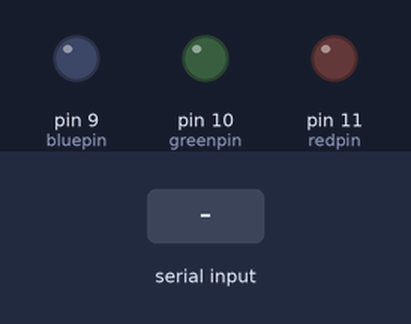
Simulated run of this sketch. Board: Arduino Uno, built with avr-gcc and run on an emulated ATmega328P. On the bench: output pins drawn as LEDs (lit = HIGH). The test bench sets the inputs (shaded band).

Above: at 1.2 s.
1.3 s: "R" received over Serial
At 2.4 s:
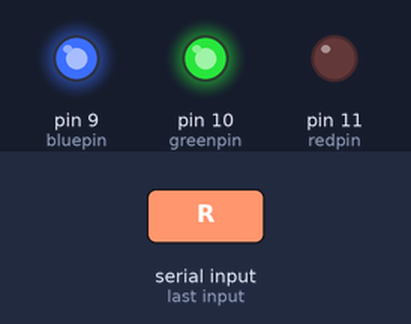
3.5 s: "B" received over Serial
At 5.1 s:
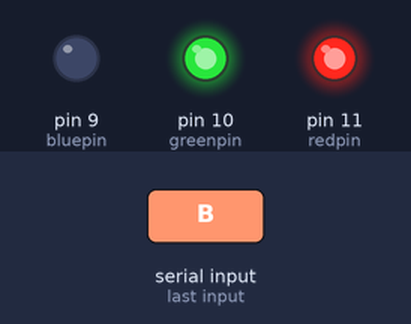
5.5 s: "Y" received over Serial
At 6.6 s:
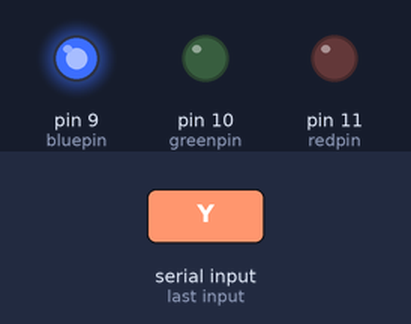
Timing chart, 0 to 8.5 s (numbered marks = the images above; inputs shaded):
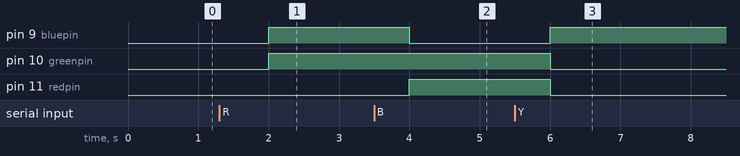

The sketch:

changecolorled.ino
```cpp
int val;
int redpin = 11;
int greenpin = 10;
int bluepin = 9;

void setup() {
  Serial.begin(9600);
  pinMode(redpin,OUTPUT);
  pinMode(greenpin,OUTPUT);
  pinMode(bluepin,OUTPUT);
}

void loop() {
  val = Serial.read();
  if(val == 'R') {
    setColor(255,0,0);
  }
  if(val == 'B'){
    setColor(0,0,255);
  }
  if(val == 'Y'){
    setColor(255,255,0);
  }
  delay(1000);


}

void setColor(int red, int green, int blue) {
  red = 255 - red;
  green = 255 - green;
  blue = 255 - blue;
  analogWrite(redpin,red);
  analogWrite(greenpin,green);
  analogWrite(bluepin,blue);
}
```

Measured:
- after the input at 1.3 s, pin 9 (bluepin), pin 10 (greenpin): LOW → HIGH after 0.70 s
- after the input at 3.5 s, pin 9 (bluepin): HIGH → LOW after 0.50 s; pin 11 (redpin): LOW → HIGH after 0.50 s
- after the input at 5.5 s, pin 9 (bluepin): LOW → HIGH after 0.50 s; pin 10 (greenpin), pin 11 (redpin): HIGH → LOW after 0.50 s
